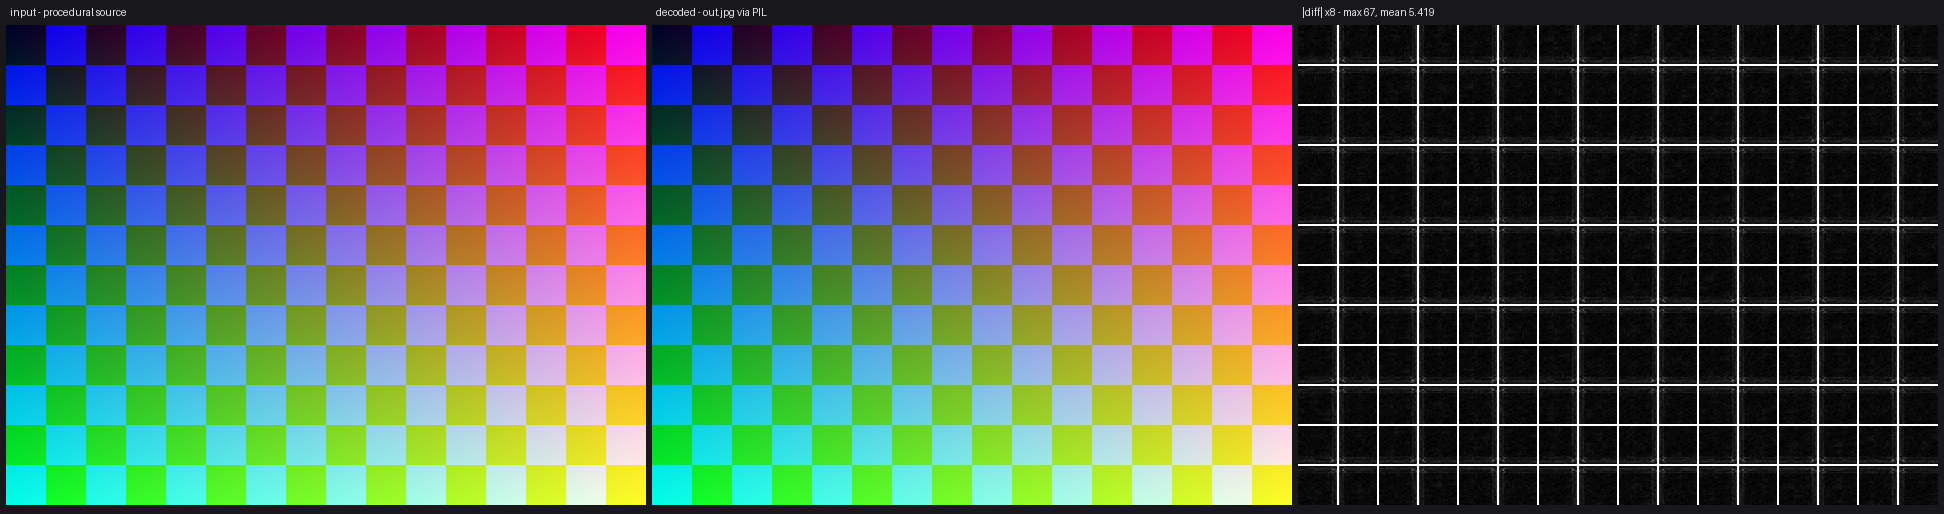

Write Python code to recreate this figure.
#!/usr/bin/env python3
# Visual comparison: source pattern vs GPU-encoded JPEG.
# Writes compare.png = [ INPUT | DECODED | |diff| x8 ].
# JPEG is lossy: the diff panel shows the 8x8-DCT error pattern.
import subprocess, sys, os
import numpy as np

os.chdir(os.path.dirname(os.path.abspath(__file__)))
if not os.path.exists("app") or not os.path.exists("out.jpg"):
    r = subprocess.run("g++ -std=c++23 -O2 main.cpp -o app -lvulkan -lshaderc".split(),
                       capture_output=True, text=True)
    if r.returncode:
        print(r.stderr); sys.exit("BUILD FAILED")
    r = subprocess.run(["./app", "out.jpg"], capture_output=True, text=True, timeout=60)
    print(r.stdout.strip())
    if r.returncode:
        sys.exit(1)

from PIL import Image, ImageDraw, ImageFont

w, h = 640, 480
yy, xx = np.mgrid[0:h, 0:w]
src = np.zeros((h, w, 3), np.uint8)
src[..., 0] = xx * 255 // w
src[..., 1] = yy * 255 // h
src[..., 2] = np.where(((xx // 40 + yy // 40) & 1), 230, 40)

dec = np.asarray(Image.open("out.jpg").convert("RGB"))
diff = np.abs(src.astype(np.int16) - dec.astype(np.int16)).max(-1)
dvis = np.clip(diff * 8, 0, 255).astype(np.uint8)

font = ImageFont.load_default()
hdr, gap = 22, 6
cv = Image.new("RGB", (w * 3 + gap * 4, h + hdr + gap * 2), (24, 24, 28))
dr = ImageDraw.Draw(cv)
labels = ["input - procedural source",
          "decoded - out.jpg via PIL",
          f"|diff| x8 - max {diff.max()}, mean {diff.mean():.3f}"]
for i, (arr, lab) in enumerate(zip([src, dec, np.stack([dvis] * 3, -1)], labels)):
    x = gap + i * (w + gap)
    dr.text((x + 4, 6), lab, font=font, fill=(230, 230, 230))
    cv.paste(Image.fromarray(arr), (x, hdr + gap // 2))
cv.save("compare.png")
print(f"wrote compare.png (max diff {diff.max()}, mean {diff.mean():.4f})")
